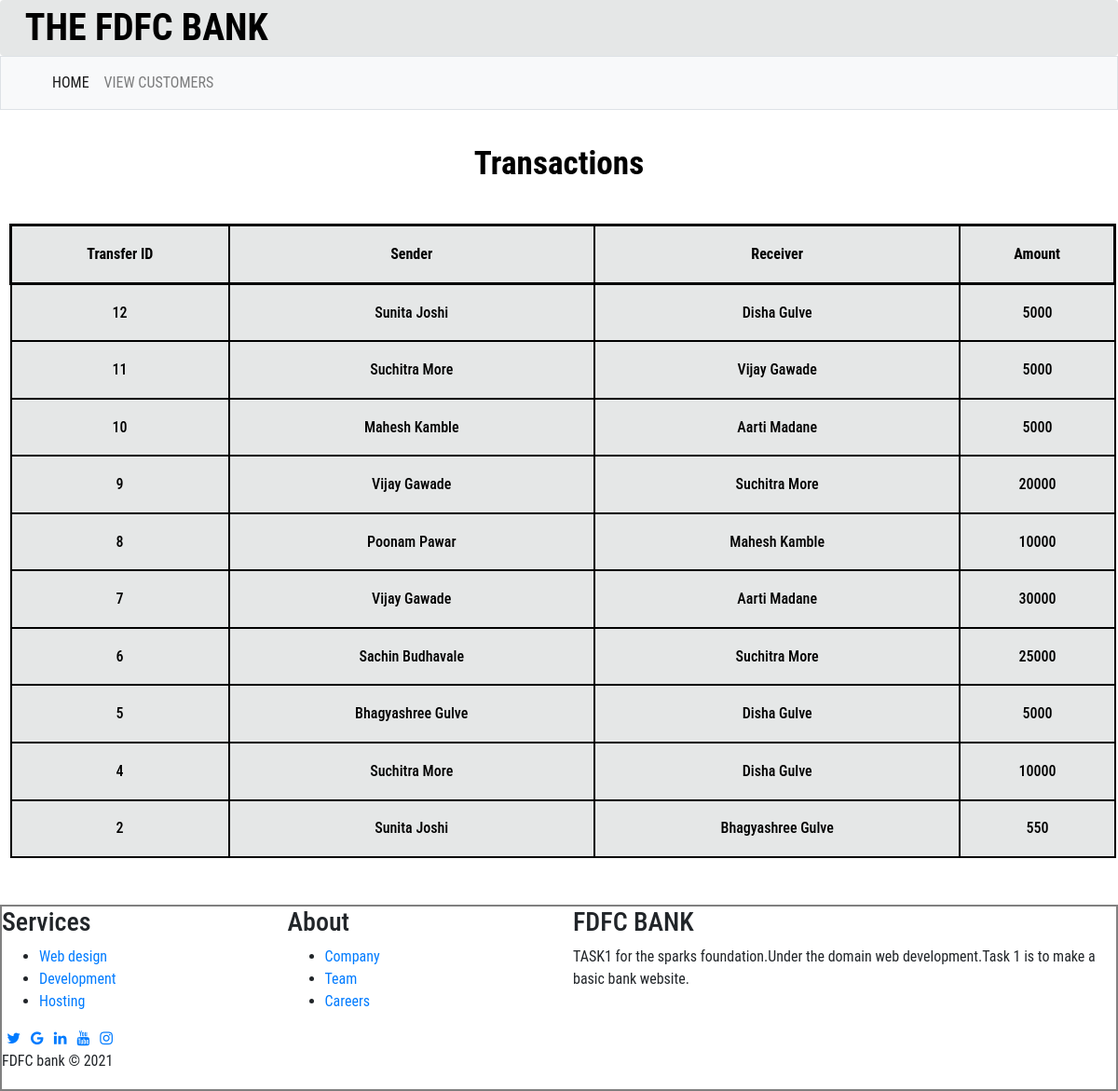
The page /transferrecords.php on the database its author committed.
### tables this page shows
CREATE TABLE `transfer` (
  `transfer_id` int(11) NOT NULL,
  `sender` text NOT NULL,
  `receiver` text NOT NULL,
  `amount` int(11) NOT NULL
);

### transferrecords.php (the view, shortened to what this page needs)
<?php
    $con = mysqli_connect("localhost", "root", "", "bank");
?>
<!DOCTYPE html>
<html lang="en">
<head>
    <link rel="stylesheet" href= "https://maxcdn.bootstrapcdn.com/bootstrap/4.4.1/css/bootstrap.min.css">
    <link rel="stylesheet" href="http://anijs.github.io/lib/anicollection/anicollection.css">
    <link rel="stylesheet" href="https://stackpath.bootstrapcdn.com/bootstrap/4.4.1/css/bootstrap.min.css"integrity="sha384-Vkoo8x4CGsO3+Hhxv8T/Q5PaXtkKtu6ug5TOeNV6gBiFeWPGFN9MuhOf23Q9Ifjh">
    <link rel="stylesheet" href="https://cdnjs.cloudflare.com/ajax/libs/font-awesome/4.7.0/css/font-awesome.min.css">
    <link rel="stylesheet" href="index.css">
</head>
<body style="background-color: #fff" onload="loader()">
<div class="container-fluid myclass" style="padding:0px; margin:0px;">
        <nav class="navbar navbar-expand-sm  navbar-toggler navbar-light" style="background-color:transparent; background-color:#aaaeaf4d; opacity:1;">
            <div class="navbar-brand font-weight-bold " id="title" data-anijs="if: mouseover, do: slideInUp animated" style="color:black;font-family:'Roboto Condensed', sans-serif;font-size:2em;">
                &nbsp;THE FDFC BANK
            </div>
        </nav>
    <div>
<nav class="navbar navbar-expand-lg navbar-light bg-light border ">
  <div class="container-fluid">
    <div class="collapse navbar-collapse" id="navbarNav">
      <ul class="navbar-nav">
        <li class="nav-item">
          <a class="nav-link active" aria-current="page" href=".\index.php">HOME</a>
        </li>
        <li class="nav-item">
          <a class="nav-link" href=".\viewcustomers.php">VIEW CUSTOMERS</a>
        </li>
      </ul>
    </div>
  </div>
</nav>
<div class="usertable">
    <h3 class="font-weight-bold"style="text-align:center;color:black;font-family: 'Roboto Condensed', sans-serif;font-size:2.2em;padding:3%;">Transactions</h3>
    <table id="myTable">
          <tr style="border: 3px solid black;">
            <th style="background-color: #aaaeaf4d;border-color: black;color: black">Transfer ID</th>
            <th style="background-color: #aaaeaf4d;border-color: black;color: black">Sender</th>
            <th style="background-color: #aaaeaf4d;border-color: black;color: black">Receiver</th>
            <th style="background-color: #aaaeaf4d;border-color: black;color: black">Amount</th>
          </tr>
          <?php
        $sql = "SELECT * FROM `transfer` ORDER BY transfer_id DESC LIMIT 10";
        $result = mysqli_query($con, $sql);
        while($row = mysqli_fetch_assoc($result)){
            echo "<tr>";
            echo "<form method ='post' action = 'acustomer.php'>";
            echo "<td style='background-color: #aaaeaf4d;border-color: black;color: black'>". $row['transfer_id'] . "</td>
            <td style='background-color: #aaaeaf4d;border-color: black;color: black'>". $row['sender'] . "</td>
            <td style='background-color: #aaaeaf4d;border-color: black;color: black'>". $row['receiver'] . "</td>
            <td style='background-color: #aaaeaf4d;border-color: black;color: black'>". $row['amount'] . "</td>";
            echo "</form>";
         echo  "</tr>";
        }
        ?>
    </table>
</div>
<br><br>
</body>
<div id="footer" class="footer-dark" style="background-color:white;border:2px solid grey;width:100%;height:200px;>
        <footer>
            <div class="container">
                <div class="row">
                    <div class="col-sm-6 col-md-3 item">
                        <h3>Services</h3>
                        <ul>
                            <li><a href="#">Web design</a></li>
                            <li><a href="#">Development</a></li>
                            <li><a href="#">Hosting</a></li>
                        </ul>
                    </div>
                    <div class="col-sm-6 col-md-3 item">
                        <h3>About</h3>
                        <ul>
                            <li><a href="#">Company</a></li>
                            <li><a href="#">Team</a></li>
                            <li><a href="#">Careers</a></li>
                        </ul>
                    </div>
                    <div class="col-md-6 item text">
                        <h3>FDFC BANK</h3>
                        <p>TASK1 for the sparks foundation.Under the domain web development.Task 1 is to make a basic bank website. </p>
                    </div>
                    <span>
                    <a href="#" class="fa fa-twitter"></a>
                    <a href="#" class="fa fa-google"></a>
                    <a href="#" class="fa fa-linkedin"></a>
                    <a href="#" class="fa fa-youtube"></a>
                    <a href="#" class="fa fa-instagram"></a>
                    </span>
                </div>
                <p class="copyright">FDFC bank © 2021</p>
            </div>
</html>

### index.css (style rules this page uses)
* { font-family:'Roboto Condensed', sans-serif; }
table { border:2px solid #800000; width:99%; margin:2px 10px; font-weight: 500; }
table tr td { border:2px solid #800000; padding:1.5% 3%; text-align: center; justify-content: center; }
table tr th { border:2px solid #800000; padding:1.5% 3%; color:#800000; background-color: #fff; text-align: center; justify-content: center; }

### rows shown on the page
transfer: transfer_id "12", sender "Sunita Joshi", receiver "Disha Gulve", amount "5000"
transfer: transfer_id "11", sender "Suchitra More", receiver "Vijay Gawade", amount "5000"
transfer: transfer_id "10", sender "Mahesh Kamble", receiver "Aarti Madane", amount "5000"
transfer: transfer_id "9", sender "Vijay Gawade", receiver "Suchitra More", amount "20000"
transfer: transfer_id "8", sender "Poonam Pawar", receiver "Mahesh Kamble", amount "10000"
transfer: transfer_id "7", sender "Vijay Gawade", receiver "Aarti Madane", amount "30000"
transfer: transfer_id "6", sender "Sachin Budhavale", receiver "Suchitra More", amount "25000"
transfer: transfer_id "5", sender "Bhagyashree Gulve", receiver "Disha Gulve", amount "5000"
transfer: transfer_id "4", sender "Suchitra More", receiver "Disha Gulve", amount "10000"
transfer: transfer_id "2", sender "Sunita Joshi", receiver "Bhagyashree Gulve", amount "550"
